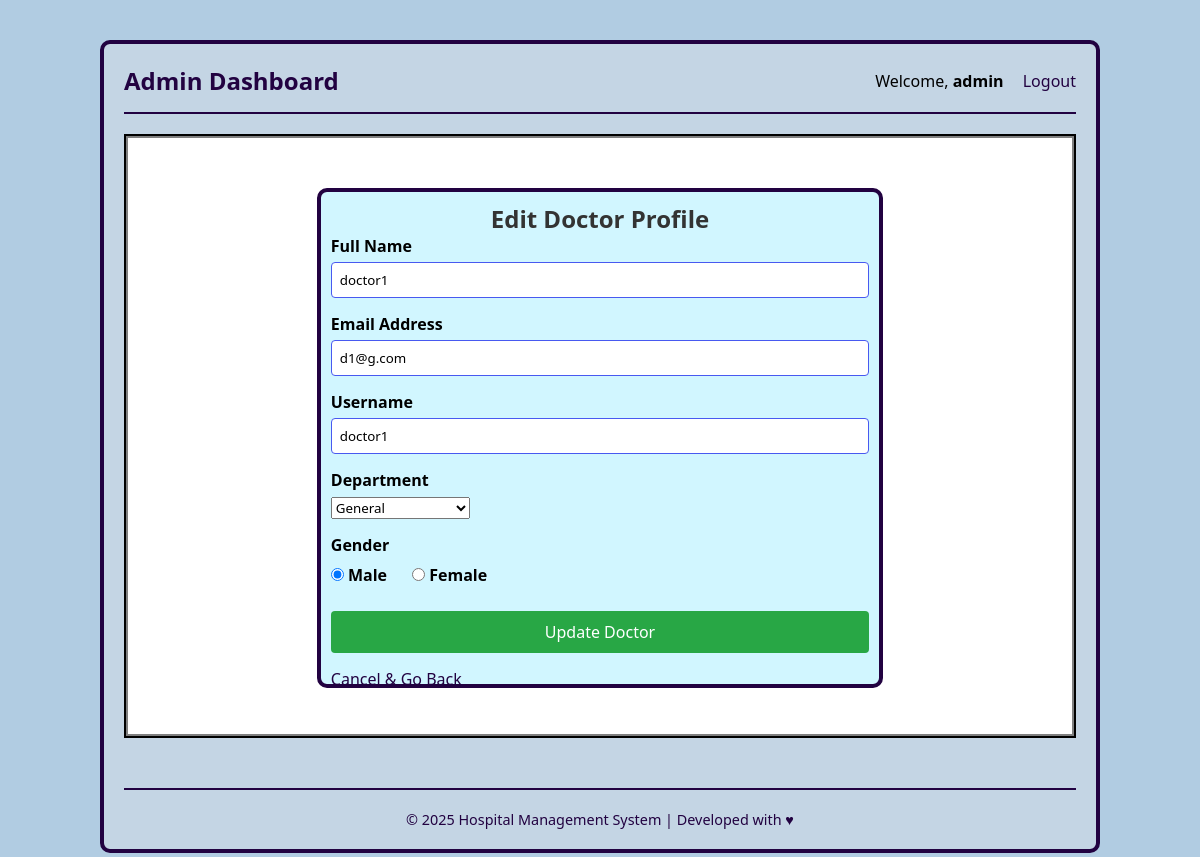
The page /edit_doctor/1 (signed in) on the database as committed earlier.
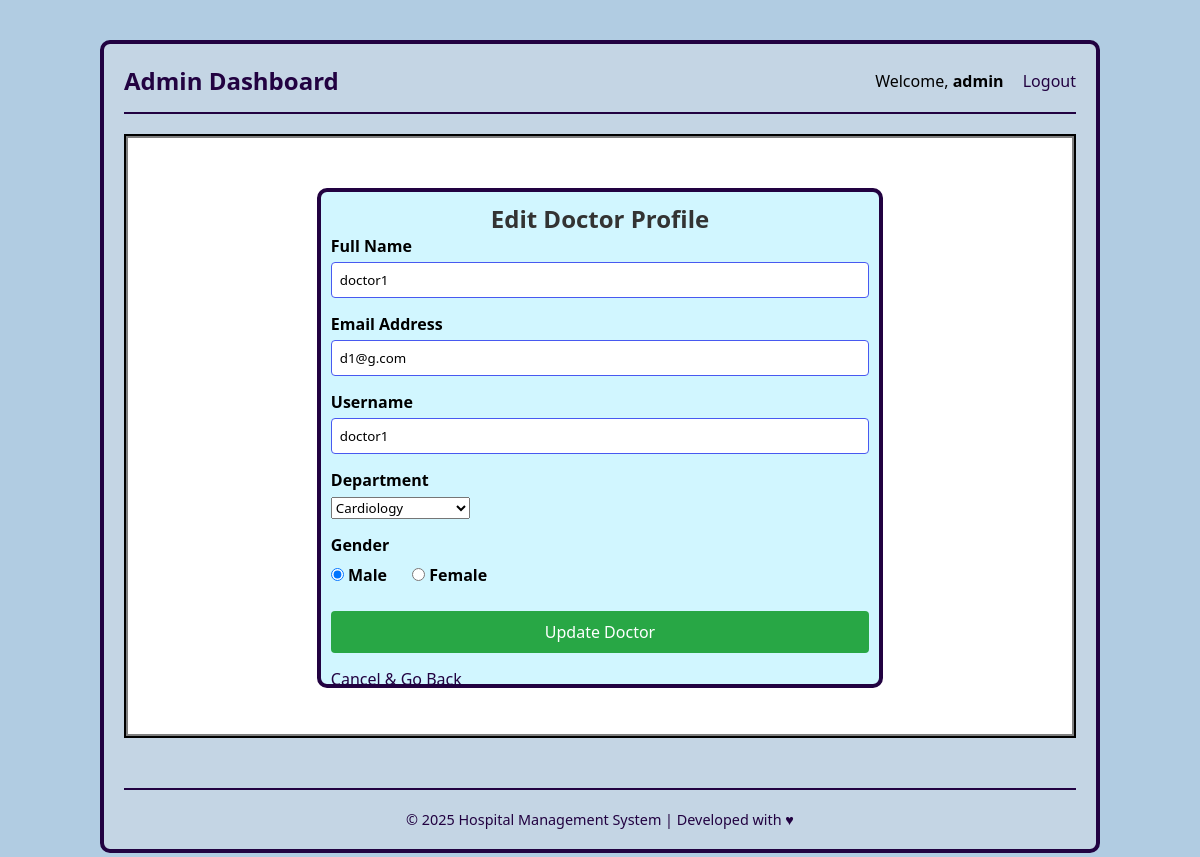
The same page on the database as committed later.
### application/models.py (models this page shows)
class Doctor(db.Model):
    id = db.Column(db.Integer, primary_key=True)
    email = db.Column(db.String(), unique=True, nullable=False)
    username = db.Column(db.String(), unique=True, nullable=False)
    password = db.Column(db.String(), nullable=False)
    name = db.Column(db.String(), nullable=False)
    Dep_id = db.Column(db.Integer, db.ForeignKey("department.id"), nullable=False)
    gender = db.Column(db.Enum('Male', 'Female'), nullable=False)
    appointments = db.relationship('Appointment', backref='doctor')
    is_blacklisted = db.Column(db.Boolean, default=False, nullable=False)

class Department(db.Model):
    id = db.Column(db.Integer, primary_key=True)
    dep_name = db.Column(db.String(), nullable=False)
    description = db.Column(db.String(), nullable=False)
    doctors_registered = db.relationship('Doctor', backref='department')

### application/controllers.py (the view, shortened to what this page needs)
@app.route('/edit_doctor/<int:doctor_id>', methods=["GET", "POST"])
def edit_doctor(doctor_id):
    if session.get('user_type') != 'admin':
        flash('Access denied.', 'error')
        return redirect(url_for('home'))
    doctor = Doctor.query.get_or_404(doctor_id)
    departments = Department.query.all()
    return render_template('edit_doctor.html', doctor=doctor, departments=departments)

### templates/edit_doctor.html (shortened to what this page needs)
{% extends "base.html" %}
{% block extra_css %}
    <link rel="stylesheet" href="{{ url_for('static', filename='style.css') }}">
{% endblock %}
{% block content %}
<div id="main">
    <div id="canvas">
        <div id="form-body">
            <h2>Edit Doctor Profile</h2>
            <form method="POST" action="{{ url_for('edit_doctor', doctor_id=doctor.id) }}">
                <div>
                    <label for="name">Full Name</label>
                    <input type="text"
                           name="name"
                           id="name"
                           value="{{ doctor.name }}"
                           required
                           placeholder="Dr. Sarah Johnson">
                </div>
                <div>
                    <label for="email">Email Address</label>
                    <input type="email"
                           name="email"
                           id="email"
                           value="{{ doctor.email }}"
                           required>
                </div>
                <div>
                    <label for="username">Username</label>
                    <input type="text"
                           name="username"
                           id="username"
                           value="{{ doctor.username }}"
                           required>
                </div>
                <div>
                    <label for="Dep_id">Department</label>
                    <select name="Dep_id" id="Dep_id" required>
                        {% for dept in departments %}
                            <option value="{{ dept.id }}"
                                {% if dept.id == doctor.Dep_id %}selected{% endif %}>
                                {{ dept.dep_name }}
                            </option>
                        {% endfor %}
                    </select>
                </div>
                <div style="margin-bottom: 20px;">
                    <label>Gender</label>
                    <div style="display:flex; gap:25px; margin-top:8px;">
                        <label>
                            <input type="radio" name="gender" value="Male"
                                {% if doctor.gender == 'Male' %}checked{% endif %} required>
                            Male
                        </label>
                        <label>
                            <input type="radio" name="gender" value="Female"
                                {% if doctor.gender == 'Female' %}checked{% endif %}>
                            Female
                        </label>
                    </div>
                </div>
                <div>
                    <input type="submit" value="Update Doctor"
                           style="background-color: #28a745; margin-bottom: 10px;">
                </div>
                <div>
                    <a href="{{ url_for('admin_dashboard') }}">Cancel & Go Back</a>
                </div>
            </form>
        </div>
    </div>
</div>
{% endblock %}

Rows that differ between the two databases and show on the page:
changed Doctor "doctor1": Dep_id "General" → "Cardiology"
